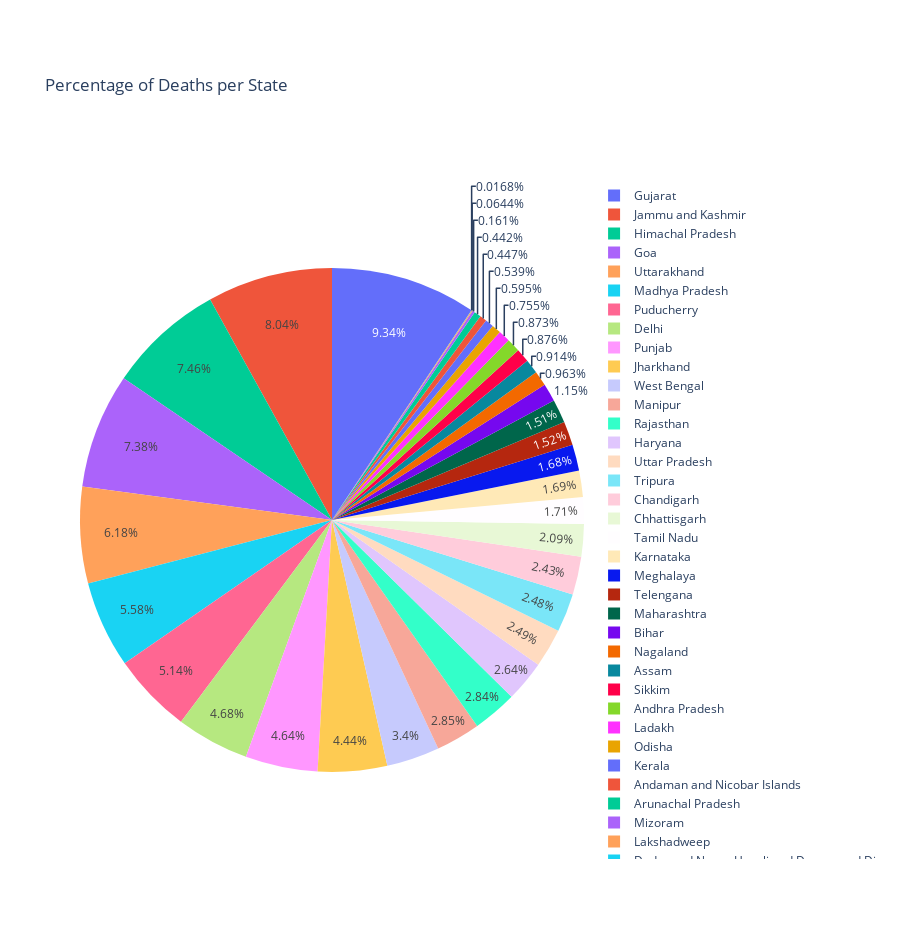

The notebook cell this image was saved under:
### Code cell
fig = px.pie(State_Total, values='Deaths', names='State/UnionTerritory', title='Percentage of Deaths per State', height=950)
fig.show()

### Figure 1 — Plotly figure (JSON) as saved in the notebook; plotly's stock layout.template omitted (floating-point values rounded to 4 significant figures)
{"data": [{"domain": {"x": [0, 1], "y": [0, 1]}, "hovertemplate": "State/UnionTerritory=%{label}<br>Deaths=%{value}<extra></extra>", "labels": ["Jammu and Kashmir", "Jharkhand", "Goa", "Himachal Pradesh", "Uttarakhand", "Gujarat", "Puducherry", "Madhya Pradesh", "Assam", "Haryana", "Rajasthan", "Tripura", "Bihar", "Telengana", "Manipur", "Chhattisgarh", "Chandigarh", "Delhi", "Punjab", "West Bengal", "Kerala", "Uttar Pradesh", "Odisha", "Tamil Nadu", "Meghalaya", "Arunachal Pradesh", "Karnataka", "Andhra Pradesh", "Nagaland", "Ladakh", "Sikkim", "Mizoram", "Maharashtra", "Dadra and Nagar Haveli and Daman and Diu", "Andaman and Nicobar Islands", "Lakshadweep"], "legendgroup": "", "name": "", "showlegend": true, "type": "pie", "values": [487704, 269277, 447801, 452518, 375160, 566701, 312155, 338597, 55495, 160361, 172551, 150342, 69729, 92547, 173056, 126681, 147694, 283790, 281452, 206187, 32705, 151247, 36116, 103791, 101950, 26799, 102516, 52985, 58460, 45804, 53150, 9791, 91694, 1022, 27136, 3908]}], "layout": {"height": 950, "legend": {"tracegroupgap": 0}, "title": {"text": "Percentage of Deaths per State"}}}
